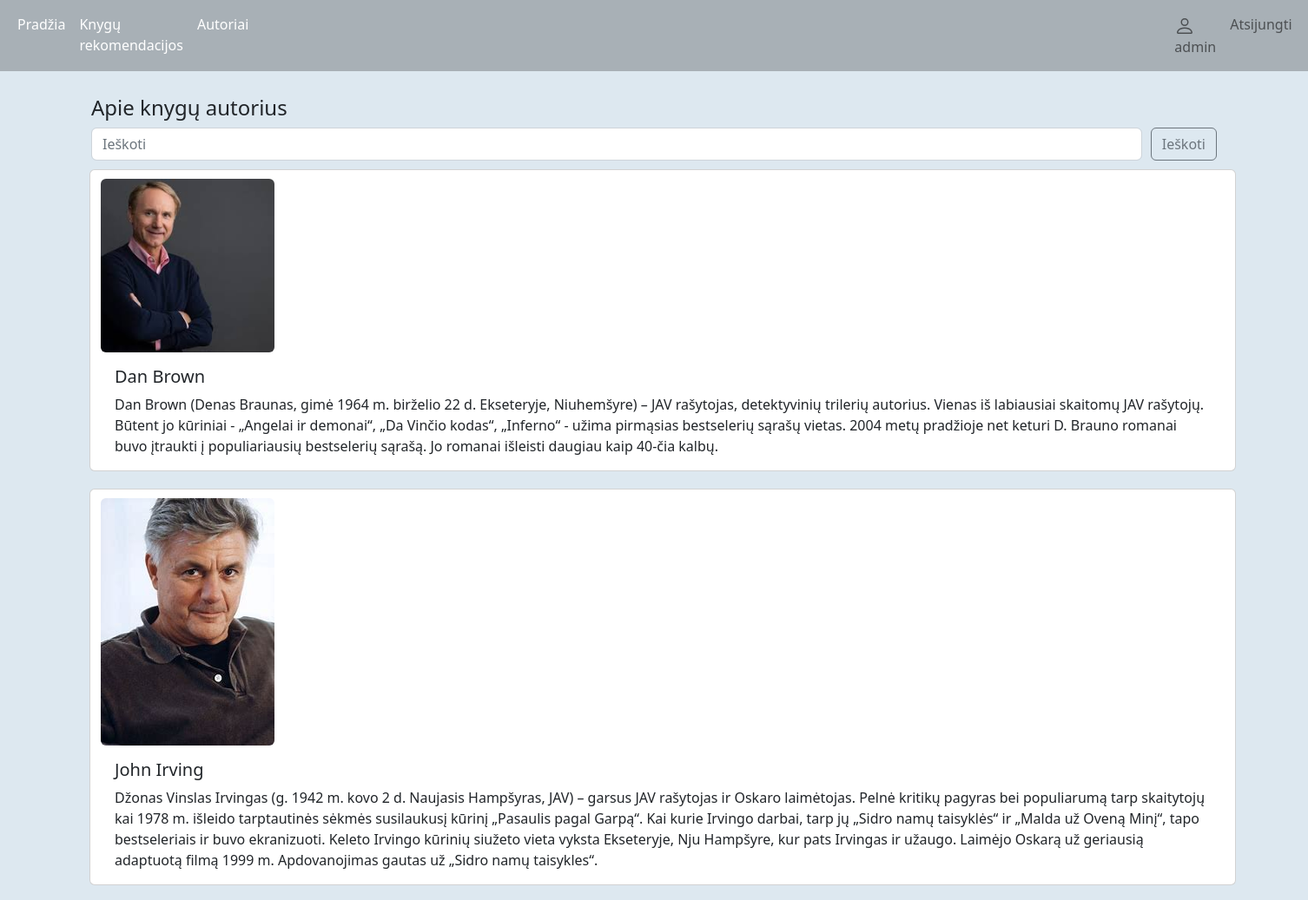
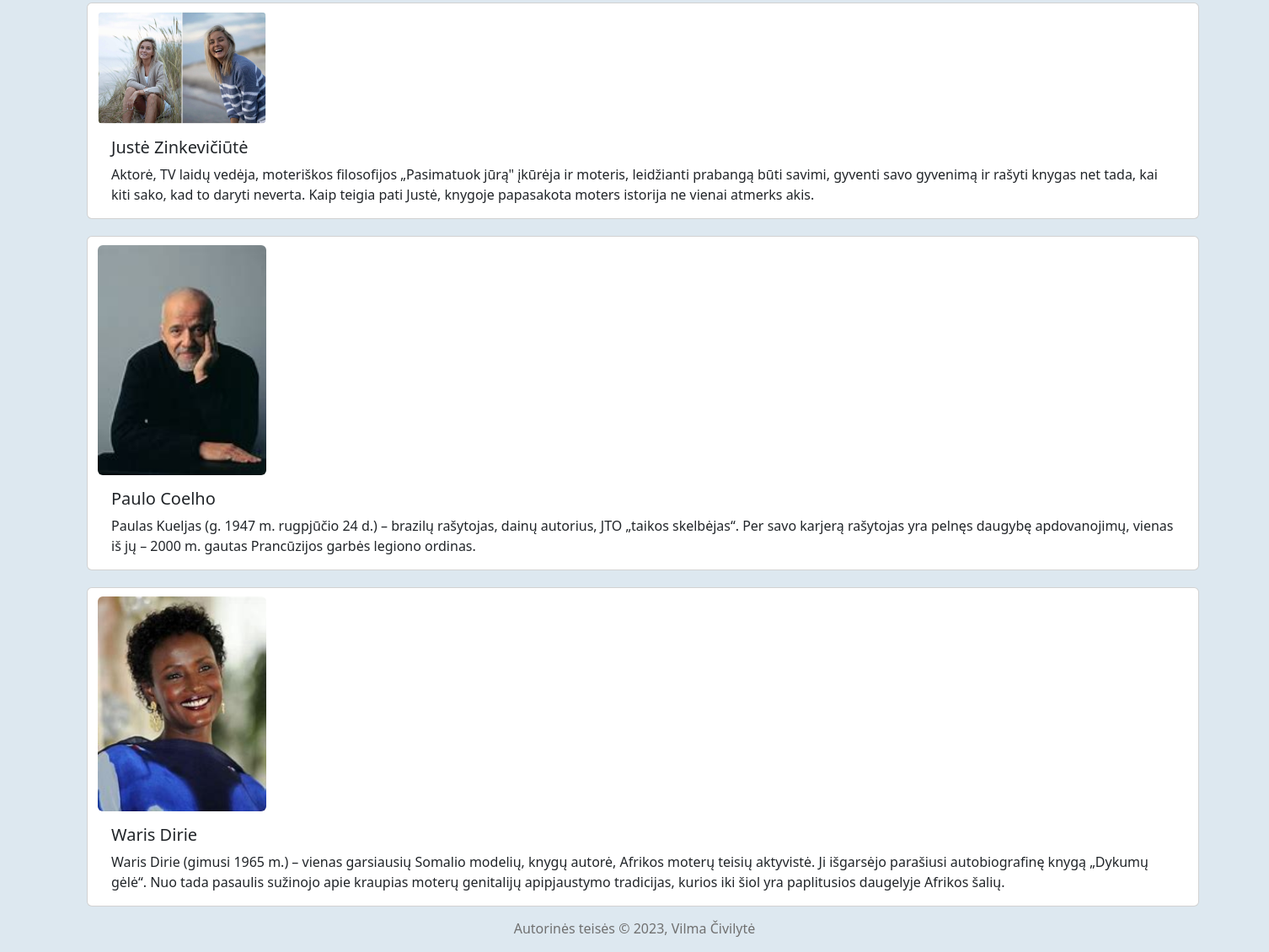
Page /authors/ (signed in) on the committed database (2 pictures, top to bottom).
### books/models.py (models this page shows, shortened)
class BookAuthor(models.Model):
    full_name = models.CharField(max_length=100, verbose_name = 'Autoriaus vardas, pavardė')
    country = models.CharField(max_length=50, verbose_name = 'Šalis')
    about_author = models.TextField(blank=True, verbose_name = 'Apie autorių')
    photo = models.ImageField(upload_to="images/")
    class Meta:
        verbose_name = 'Autorius'
        verbose_name_plural = 'Autoriai'
        ordering = ['full_name', ]

### books/views.py (the view)
# urls.py: path('authors/', authors, name='authors'),
def authors(request):
    allauthors = BookAuthor.objects.all()
    context = {
        'allauthors': allauthors,
        'menu': menu,
        'title': 'Knygų autoriai',
        'title2': 'Apie knygų autorius'
    }
    return render(request, 'books/authors.html', context=context)

### books/templates/books/authors.html
{% extends 'books/base.html' %}
{% block content %}
<br>
<div class="container mt-1">
<h4>{{ title2 }}</h4>
<form class="form-inline my-2 my-lg-0" style="display:flex;">
  <input class="form-control mr-sm-2" type="search" placeholder="Ieškoti" />
  <button class="btn btn-outline-secondary my-2 my-sm-0" type="submit" style="margin-left: 10px;"> Ieškoti </button>
</form>
<div class="row">
  {% for q in allauthors %}
    <div class="card" style="margin: 10px; display:flex;" >
      <img class="rounded" src="{{q.photo.url}}" alt="Card image cap" height="auto" width="200" style="margin-top: 10px;">
      <div class="card-body">
        <h5 class="card-title">{{q.full_name}}</h5>
        <p class="card-text">{{q.about_author}}</p>
      </div>
    </div>
  {% endfor %}
</div>
</div>
{% endblock %}

### books/templates/books/base.html (shortened to what this page needs)
{% load static %}
<!DOCTYPE html>
<html lang="en">
<head>
  <link href="https://cdn.jsdelivr.net/npm/bootstrap@5.2.3/dist/css/bootstrap.min.css" rel="stylesheet" />
  <link rel="stylesheet" href="{% static 'books/css/styles.css' %}"/>
</head>
<body>
  {% block mainmenu %}
  <nav class="navbar sticky-top navbar-expand-sm navbar-light" name="mainmenu" style="background-color: #a8b0b6; width: 100%;">
    <div class="container-fluid">
      <ul class="navbar-nav list-inline">
        {% for x in menu %}
        <li class="nav-item">
          <a class="nav-link active" href="{% url x.url_name %}" style="color: #fff;"> {{ x.title }} </a>
        </li>
        {% endfor %}
        {% if user.is_authenticated %}
        <li class="nav-item" style="margin-left: 1050px;"><a class="nav-link" href="#">
        {{ user.get_username }}</a></li>
        <li class="nav-item"><a class="nav-link" href="{% url 'logout'%}?next={{request.path}}">Atsijungti</a></li>
        {% else %}
        <li class="nav-item" style="margin-left: 1050px;"><a class="nav-link" href="{% url 'login'%}?next={{request.path}}">Prisijungti</a></li>
      {% endif %}
      </ul>
    </div>
  </nav>
  {% endblock %} {% block content %} {% endblock %}
<div class="container mt-1">
  <footer style="color: rgb(112, 112, 112); text-align: center;"><p>Autorinės teisės © 2023, Vilma Čivilytė</p></footer>
</div>
</body>
</html>

### books/static/books/css/styles.css (style rules this page uses)
body { background-color: #dde8f0; }

### rows in the picture
BookAuthor: photo (picture), full_name "Dan Brown", about_author "Dan Brown (Denas Braunas, gimė 1964 m. birželio 22 d. Ekseteryje, Niuhemšyre) – JAV rašytojas, detektyvinių trilerių autorius. Vienas iš labiausiai skaitomų JAV rašytojų. Būtent jo kūriniai - „Angelai ir demonai“, „Da Vinčio kodas“, „Inferno“ - užima pirmąsias bestselerių sąrašų vietas. 2004 metų pradžioje net keturi D. Brauno romanai buvo įtraukti į populiariausių bestselerių sąrašą. Jo romanai išleisti daugiau kaip 40-čia kalbų."
BookAuthor: photo (picture), full_name "John Irving", about_author "Džonas Vinslas Irvingas (g. 1942 m. kovo 2 d. Naujasis Hampšyras, JAV) – garsus JAV rašytojas ir Oskaro laimėtojas. Pelnė kritikų pagyras bei populiarumą tarp skaitytojų kai 1978 m. išleido tarptautinės sėkmės susilaukusį kūrinį „Pasaulis pagal Garpą“. Kai kurie Irvingo darbai, tarp jų „Sidro namų taisyklės“ ir „Malda už Oveną Minį“, tapo bestseleriais ir buvo ekranizuoti. Keleto Irvingo kūrinių siužeto vieta vyksta Ekseteryje, Nju Hampšyre, kur pats Irvingas ir užaugo. Laimėjo Oskarą už geriausią adaptuotą filmą 1999 m. Apdovanojimas gautas už „Sidro namų taisykles“."
BookAuthor: photo (picture), full_name "Justė Zinkevičiūtė", about_author "Aktorė, TV laidų vedėja, moteriškos filosofijos „Pasimatuok jūrą\" įkūrėja ir moteris, leidžianti prabangą būti savimi, gyventi savo gyvenimą ir rašyti knygas net tada, kai kiti sako, kad to daryti neverta. Kaip teigia pati Justė, knygoje papasakota moters istorija ne vienai atmerks akis."
BookAuthor: photo (picture), full_name "Paulo Coelho", about_author "Paulas Kueljas (g. 1947 m. rugpjūčio 24 d.) – brazilų rašytojas, dainų autorius, JTO „taikos skelbėjas“. Per savo karjerą rašytojas yra pelnęs daugybę apdovanojimų, vienas iš jų – 2000 m. gautas Prancūzijos garbės legiono ordinas."
BookAuthor: photo (picture), full_name "Waris Dirie", about_author "Waris Dirie (gimusi 1965 m.) – vienas garsiausių Somalio modelių, knygų autorė, Afrikos moterų teisių aktyvistė. Ji išgarsėjo parašiusi autobiografinę knygą „Dykumų gėlė“. Nuo tada pasaulis sužinojo apie kraupias moterų genitalijų apipjaustymo tradicijas, kurios iki šiol yra paplitusios daugelyje Afrikos šalių."

### other values in the picture
{{ x.title }} "Pradžia" "Knygų rekomendacijos" "Autoriai"
{{ user.get_username }} "admin"
{{ title2 }} "Apie knygų autorius"
